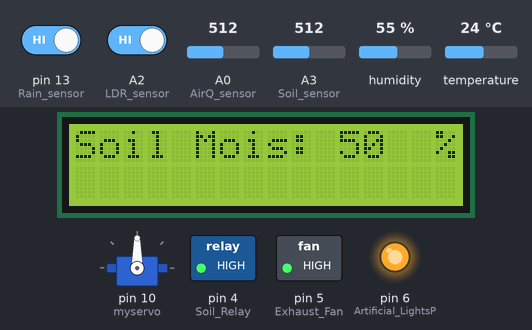
This sketch was run on a simulated Arduino Uno, built with avr-gcc and run on an emulated ATmega328P. Shown: servo, 16×2 character LCD, switched loads named in the sketch (green lamp = pin HIGH), output pins drawn as LEDs (lit = HIGH). The inputs (shaded band) are chosen by the test bench; at power-on: temperature 24 °C, A2 (LDR_sensor) HIGH, pin 13 (Rain_sensor) HIGH, A3 (Soil_sensor) = 512, A0 (AirQ_sensor) = 512, humidity 55 %. What the sketch prints to the serial monitor is not drawn.

Above: at 4.2 s.
4.3 s: temperature set to 34 °C
At 10.1 s:
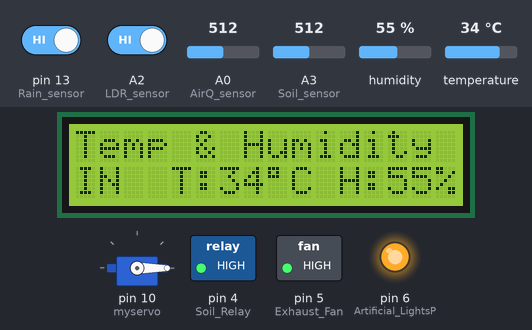
12.9 s: temperature set to 37 °C
26.9 s: A2 (LDR_sensor) driven LOW
At 37.5 s:
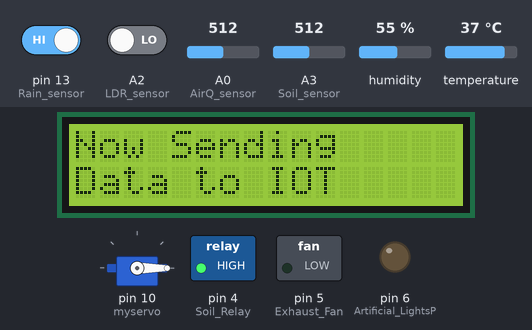
49.5 s: pin 13 (Rain_sensor) driven LOW
At 54.7 s:
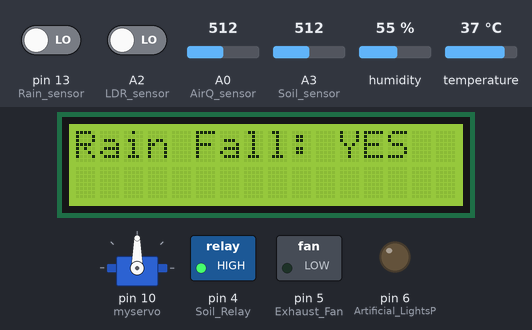
72.1 s: A3 (Soil_sensor) set to 808
At 73.7 s:
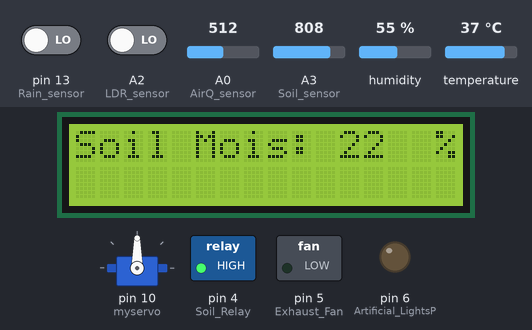
80.7 s: A3 (Soil_sensor) set to 836
At 97.9 s:
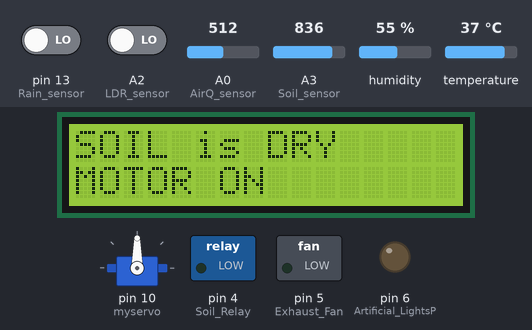
Timing chart, 0 to 99.0 s (numbered marks = the images above; inputs shaded):
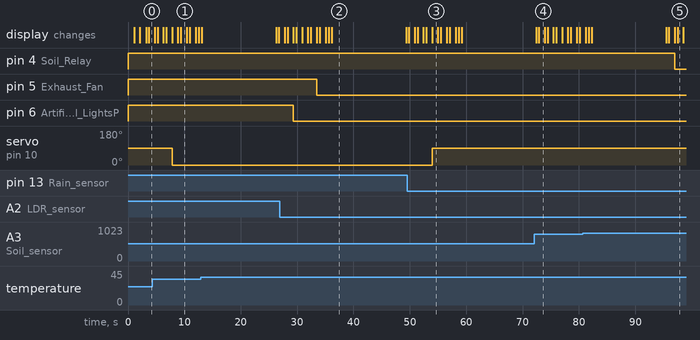

Measured:
- the behaviour switches between 818 and 819 on A3 (Soil_sensor) (found by bisection; images 4 and 5)
- after the input at 26.9 s, pin 6 (Artificial_LightsP): HIGH → LOW after 2.4 s; the display: first differs from a run without the input after 2.4 s (image 2 shows a later state)
- after the input at 49.5 s, servo on pin 10 (myservo): 0° → 90° after 4.4 s; the display: first differs from a run without the input after 4.4 s (image 3)
- after the input at 80.7 s, pin 4 (Soil_Relay): HIGH → LOW after 16.3 s
- what the display in image 1 shows lasts 1.0 s, from 9.4 s to 10.4 s
- what the display in image 2 shows lasts 13.2 s, from 36.1 s to 49.3 s
- what the display in image 3 shows lasts 1.1 s, from 53.9 s to 55.0 s

The sketch:

green_house_UNO_IOT_2022.ino
```cpp
#include <SoftwareSerial.h>
SoftwareSerial mySerial(2, 3); // RX, TX
#define Soil_sensor  A3
#define LDR_sensor A2
#define AirQ_sensor  A0
#define Rain_sensor  13
#include <Servo.h>
Servo myservo;
int pos = 0;
#include "DHT.h"
#include <LiquidCrystal_I2C.h>
#include <Wire.h>
LiquidCrystal_I2C lcd(0x27, 16, 2);
#define DHTTYPE DHT11
#define Dht_dpin A1

DHT dht(Dht_dpin, DHTTYPE);

#define Soil_Relay 4
#define Exhaust_Fan 5
#define Artificial_LightsP 6

namespace
{
const char * USER_AGENT = "IOTGreenHouse"; // Assgin the user agent
const char * VERSION =  "1.0"; // Assign the version
const char * METHOD = "POST"; // Set the method
const char * TOKEN = "BBFF-OcDZi8xPS0DaEo02T2u141pJSfBkys"; // Assign your Ubidots TOKEN
const char * DEVICE_LABEL = "IOTGreenHouse"; // Assign the device label
const char * VARIABLE_LABEL1 = "Soil_Moisture"; // Assign the variable label
const char * VARIABLE_LABEL2 = "Light_Intensity"; // Assign the variable label
const char * VARIABLE_LABEL3 = "Temperature"; // Assign the variable label
const char * VARIABLE_LABEL4 = "Humidity"; // Assign the variable label
const char * VARIABLE_LABEL5 = "Air_Quality_Index"; // Assign the variable label
const char * VARIABLE_LABEL6 = "Rain_Fall"; // Assign the variable label
}
char telemetry_unit[100];
char str_sensor1[10];
char str_sensor2[10];
char str_sensor3[10];
char str_sensor4[10];
char str_sensor5[10];
char str_sensor6[10];
void setup()
{
  myservo.attach(10);
  pinMode(AirQ_sensor, INPUT);
  pinMode(Soil_sensor, INPUT);
  pinMode(Rain_sensor, INPUT);
  pinMode(Soil_Relay, OUTPUT);
  pinMode(LDR_sensor, INPUT);
  pinMode(Artificial_LightsP, OUTPUT);
  pinMode(Dht_dpin, INPUT);
  pinMode(Exhaust_Fan, OUTPUT);
  digitalWrite(Exhaust_Fan, HIGH);
  digitalWrite(Soil_Relay, HIGH);
  digitalWrite(Artificial_LightsP, HIGH);
  delay(1000);
  Serial.begin(115200);
  mySerial.begin(115200);
  dht.begin();
  lcd.begin();
  //  lcd.init();
  // lcd.backlight();
  lcd.setCursor(0, 0);
  lcd.print("  GREEN HOUSE    ");
  delay(1000);
  lcd.setCursor(0, 1);
  lcd.print(" MONITORING IOT   ");
  delay(1000);
}

void loop()
{
  //*******************************************************************************
  // soil sensor condition loop
  int soil_value = analogRead(Soil_sensor);
  soil_value = map(soil_value, 0, 1023, 100, 0);
  Serial.print("soil value");
  Serial.println(soil_value);
  delay(100);
  lcd.clear();
  lcd.setCursor(0, 0);
  lcd.print("Soil Mois: ");
  delay(500);
  lcd.setCursor(11, 0);
  lcd.print(soil_value );
  lcd.setCursor(15, 0);
  lcd.print("%");
  delay(1000);
  if (soil_value > 20)
  {
    digitalWrite(Soil_Relay, HIGH);
    lcd.setCursor(0, 0);
    lcd.print("SOIL is WET       ");
    delay(500);
    lcd.setCursor(0, 1);
    lcd.print("MOTOR OFF         ");
    delay(1000);
  }
  else
  {
    digitalWrite(Soil_Relay, LOW);
    lcd.setCursor(0, 0);
    lcd.print("SOIL is DRY       ");
    delay(500);
    lcd.setCursor(0, 1);
    lcd.print("MOTOR ON             ");
    delay(1000);
  }
  //*******************************************************************************
  //LDR_sensor condition loop
  int light_value = digitalRead(LDR_sensor);
  lcd.clear();
  if (light_value == 0)
  {
    digitalWrite(Artificial_LightsP, LOW);
    //   digitalWrite(Artificial_LightsN, LOW);
    lcd.setCursor(0, 0);
    lcd.print("SUN Light OK     ");
    delay(500);
    lcd.setCursor(0, 1);
    lcd.print("Lights OFF         ");
    delay(1000);
  }
  else
  {
    digitalWrite(Artificial_LightsP, HIGH);
    lcd.setCursor(0, 0);
    lcd.print("SUN Light LOW    ");
    delay(500);
    lcd.setCursor(0, 1);
    lcd.print("Lights ON          ");
    delay(1000);
  }

  //*******************************************************************************
  //Rain_sensor condition loop
  int Rain_value = digitalRead(Rain_sensor);
  lcd.clear();
  if (Rain_value == 0)
  {
    lcd.setCursor(0, 0);
    lcd.print("Rain Fall: YES   ");
    myservo.write(90);              // tell servo to go to position in variable 'pos'
    delay(1000);
  }
  else
  {
    lcd.setCursor(0, 0);
    lcd.print("Rain Fall: NO    ");
    myservo.write(0);
    delay(1000);
  }
  //*******************************************************************************
  // Temp sensor  condition loop
  float h = dht.readHumidity();
  float t = dht.readTemperature();
  lcd.clear();
  lcd.setCursor(0, 0);
  lcd.print("Temp & Humidity   ");
  lcd.setCursor(0, 1);
  lcd.print("IN");
  lcd.setCursor(4, 1);
  lcd.print("T:");
  lcd.setCursor(6, 1);
  lcd.print(t);
  lcd.setCursor(8, 1);
  lcd.print(char(223));
  lcd.setCursor(9, 1);
  lcd.print("C ");
  delay(500);
  lcd.setCursor(11, 1);
  lcd.print("H:");
  lcd.setCursor(13, 1);
  lcd.print(h);
  lcd.setCursor(15, 1);
  lcd.print("%");
  delay(1000);
  //*******************************************
  if (t <= 35)
  {
    digitalWrite(Exhaust_Fan, HIGH);
    lcd.setCursor(0, 0);
    lcd.print("Temp Normal        ");
    delay(500);
    lcd.setCursor(0, 1);
    lcd.print("Exhaust FAN OFF   ");
    delay(1000);
  }
  else
  {
    digitalWrite(Exhaust_Fan, LOW);
    lcd.setCursor(0, 0);
    lcd.print("Temp HIGH         ");
    delay(500);
    lcd.setCursor(0, 1);
    lcd.print("Exhaust FAN ON    ");
    delay(1000);
  }
  //********************************************************************************
  // Air sensor loop
  int air_value = analogRead(AirQ_sensor);
  air_value = 0.5 * air_value;

  delay(100);
  lcd.clear();
  lcd.setCursor(0, 0);
  lcd.print("Air value: ");
  delay(500);
  lcd.setCursor(10, 0);
  lcd.print( air_value );
  lcd.setCursor(13, 0);
  lcd.print("AQI");
  delay(500);
  if (air_value <= 150)
  {
    lcd.setCursor(0, 1);
    lcd.print("Fresh Air             ");
    delay(1000);
  }
  else if (air_value > 300)
  {
    lcd.setCursor(0, 1);
    lcd.print("Polluted Air            ");
    delay(1000);
  }

  //*******************************************************************************
  //********************************************************
  lcd.setCursor(0, 0);
  lcd.print("Now Sending      ");
  lcd.setCursor(0, 1);
  lcd.print("Data to IOT      ");
  //*********************************************************
  mySerial.listen();
  delay(1000);
  char* command1 = (char *) malloc(sizeof(char) * 128);
  float sensor1 = soil_value;
  dtostrf(sensor1, 4, 2, str_sensor1);
  sprintf(command1, "init#");
  sprintf(command1, "%s%s/%s|%s|%s|", command1, USER_AGENT, VERSION, METHOD, TOKEN);
  sprintf(command1, "%s%s=>", command1, DEVICE_LABEL);
  sprintf(command1, "%s%s:%s", command1, VARIABLE_LABEL1, str_sensor1);
  sprintf(command1, "%s|end#final", command1);
  Serial.println(command1);// uncomment this line to print the command
  mySerial.print(command1);
  free(command1);
  delay(2000);
  //****************************************************************************************************
  char* command2 = (char *) malloc(sizeof(char) * 128);
  float sensor2 = light_value;
  dtostrf(sensor2, 4, 2, str_sensor2);
  sprintf(command2, "init#");
  sprintf(command2, "%s%s/%s|%s|%s|", command2, USER_AGENT, VERSION, METHOD, TOKEN);
  sprintf(command2, "%s%s=>", command2, DEVICE_LABEL);
  sprintf(command2, "%s%s:%s", command2, VARIABLE_LABEL2, str_sensor2);
  sprintf(command2, "%s|end#final", command2);
  Serial.println(command2);
  mySerial.print(command2);
  free(command2);
  delay(2000);
  //****************************************************************************************************
  char* command3 = (char *) malloc(sizeof(char) * 128);
  float sensor3 = t;
  dtostrf(sensor3, 4, 2, str_sensor3);
  sprintf(command3, "init#");
  sprintf(command3, "%s%s/%s|%s|%s|", command3, USER_AGENT, VERSION, METHOD, TOKEN);
  sprintf(command3, "%s%s=>", command3, DEVICE_LABEL);
  sprintf(command3, "%s%s:%s", command3, VARIABLE_LABEL3, str_sensor3);
  sprintf(command3, "%s|end#final", command3);
  Serial.println(command3);
  mySerial.print(command3);
  free(command3);
  delay(2000);
  //****************************************************************************************************
  char* command4 = (char *) malloc(sizeof(char) * 128);
  float sensor4 = h;
  dtostrf(sensor4, 4, 2, str_sensor4);
  sprintf(command4, "init#");
  sprintf(command4, "%s%s/%s|%s|%s|", command4, USER_AGENT, VERSION, METHOD, TOKEN);
  sprintf(command4, "%s%s=>", command4, DEVICE_LABEL);
  sprintf(command4, "%s%s:%s", command4, VARIABLE_LABEL4, str_sensor4);
  sprintf(command4, "%s|end#final", command4);
  Serial.println(command4);
  mySerial.print(command4);
  free(command4);
  delay(2000);
  //****************************************************************************************************
  char* command5 = (char *) malloc(sizeof(char) * 128);
  float sensor5 = air_value;
  dtostrf(sensor5, 4, 2, str_sensor5);
  sprintf(command5, "init#");
  sprintf(command5, "%s%s/%s|%s|%s|", command5, USER_AGENT, VERSION, METHOD, TOKEN);
  sprintf(command5, "%s%s=>", command5, DEVICE_LABEL);
  sprintf(command5, "%s%s:%s", command5, VARIABLE_LABEL5, str_sensor5);
  sprintf(command5, "%s|end#final", command5);
  Serial.println(command5);
  mySerial.print(command5);
  free(command5);
  mySerial.end();
  delay(2000);
  //****************************************************************************************************
  char* command6 = (char *) malloc(sizeof(char) * 128);
  float sensor6 = Rain_value;
  dtostrf(sensor6, 4, 2, str_sensor6);
  sprintf(command6, "init#");
  sprintf(command6, "%s%s/%s|%s|%s|", command6, USER_AGENT, VERSION, METHOD, TOKEN);
  sprintf(command6, "%s%s=>", command6, DEVICE_LABEL);
  sprintf(command6, "%s%s:%s", command6, VARIABLE_LABEL6, str_sensor6);
  sprintf(command6, "%s|end#final", command6);
  Serial.println(command6);
  mySerial.print(command6);
  free(command6);
  mySerial.end();
  delay(2000);
  //****************************************************************************************************

}
```
